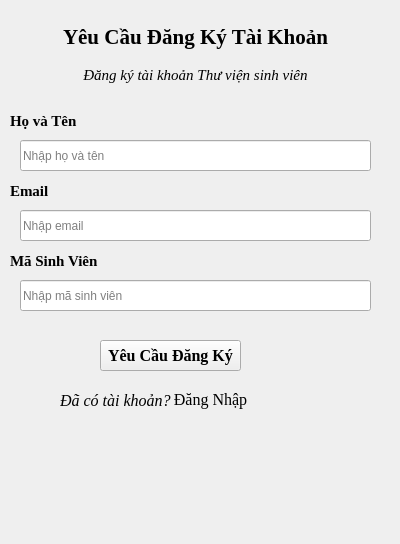
<?xml version="1.0" encoding="UTF-8"?>
<ui version="4.0">
 <class>Form</class>
 <widget class="QWidget" name="Form">
  <property name="geometry">
   <rect>
    <x>0</x>
    <y>0</y>
    <width>400</width>
    <height>544</height>
   </rect>
  </property>
  <property name="windowTitle">
   <string>Form</string>
  </property>
  <widget class="QWidget" name="verticalLayoutWidget">
   <property name="geometry">
    <rect>
     <x>10</x>
     <y>20</y>
     <width>371</width>
     <height>71</height>
    </rect>
   </property>
   <layout class="QVBoxLayout" name="verticalLayout">
    <item>
     <widget class="QLabel" name="label">
      <property name="font">
       <font>
        <family>Times New Roman</family>
        <pointsize>16</pointsize>
        <weight>75</weight>
        <bold>true</bold>
       </font>
      </property>
      <property name="text">
       <string>Yêu Cầu Đăng Ký Tài Khoản</string>
      </property>
      <property name="alignment">
       <set>Qt::AlignCenter</set>
      </property>
     </widget>
    </item>
    <item>
     <widget class="QLabel" name="label_2">
      <property name="font">
       <font>
        <family>Times New Roman</family>
        <pointsize>11</pointsize>
        <italic>true</italic>
       </font>
      </property>
      <property name="text">
       <string>Đăng ký tài khoản Thư viện sinh viên</string>
      </property>
      <property name="alignment">
       <set>Qt::AlignCenter</set>
      </property>
     </widget>
    </item>
   </layout>
  </widget>
  <widget class="QLabel" name="label_3">
   <property name="geometry">
    <rect>
     <x>10</x>
     <y>100</y>
     <width>81</width>
     <height>41</height>
    </rect>
   </property>
   <property name="font">
    <font>
     <family>Times New Roman</family>
     <pointsize>11</pointsize>
     <weight>75</weight>
     <bold>true</bold>
    </font>
   </property>
   <property name="text">
    <string>Họ và Tên</string>
   </property>
  </widget>
  <widget class="QLineEdit" name="txtName">
   <property name="geometry">
    <rect>
     <x>20</x>
     <y>140</y>
     <width>351</width>
     <height>31</height>
    </rect>
   </property>
   <property name="placeholderText">
    <string>Nhập họ và tên</string>
   </property>
   <property name="clearButtonEnabled">
    <bool>true</bool>
   </property>
  </widget>
  <widget class="QLabel" name="label_4">
   <property name="geometry">
    <rect>
     <x>10</x>
     <y>170</y>
     <width>51</width>
     <height>41</height>
    </rect>
   </property>
   <property name="font">
    <font>
     <family>Times New Roman</family>
     <pointsize>11</pointsize>
     <weight>75</weight>
     <bold>true</bold>
    </font>
   </property>
   <property name="text">
    <string>Email</string>
   </property>
  </widget>
  <widget class="QLineEdit" name="txtEmail">
   <property name="geometry">
    <rect>
     <x>20</x>
     <y>210</y>
     <width>351</width>
     <height>31</height>
    </rect>
   </property>
   <property name="placeholderText">
    <string>Nhập email</string>
   </property>
   <property name="clearButtonEnabled">
    <bool>true</bool>
   </property>
  </widget>
  <widget class="QLabel" name="label_5">
   <property name="geometry">
    <rect>
     <x>10</x>
     <y>240</y>
     <width>91</width>
     <height>41</height>
    </rect>
   </property>
   <property name="font">
    <font>
     <family>Times New Roman</family>
     <pointsize>11</pointsize>
     <weight>75</weight>
     <bold>true</bold>
    </font>
   </property>
   <property name="text">
    <string>Mã Sinh Viên</string>
   </property>
  </widget>
  <widget class="QLineEdit" name="txtMSSV">
   <property name="geometry">
    <rect>
     <x>20</x>
     <y>280</y>
     <width>351</width>
     <height>31</height>
    </rect>
   </property>
   <property name="placeholderText">
    <string>Nhập mã sinh viên</string>
   </property>
   <property name="clearButtonEnabled">
    <bool>true</bool>
   </property>
  </widget>
  <widget class="QPushButton" name="btnSubmit">
   <property name="geometry">
    <rect>
     <x>100</x>
     <y>340</y>
     <width>141</width>
     <height>31</height>
    </rect>
   </property>
   <property name="font">
    <font>
     <family>Times New Roman</family>
     <pointsize>12</pointsize>
     <weight>75</weight>
     <bold>true</bold>
    </font>
   </property>
   <property name="text">
    <string>Yêu Cầu Đăng Ký</string>
   </property>
  </widget>
  <widget class="QLabel" name="label_8">
   <property name="geometry">
    <rect>
     <x>60</x>
     <y>390</y>
     <width>121</width>
     <height>21</height>
    </rect>
   </property>
   <property name="font">
    <font>
     <family>Times New Roman</family>
     <pointsize>12</pointsize>
     <italic>true</italic>
    </font>
   </property>
   <property name="text">
    <string>Đã có tài khoản?</string>
   </property>
  </widget>
  <widget class="QLabel" name="label_9">
   <property name="geometry">
    <rect>
     <x>160</x>
     <y>390</y>
     <width>101</width>
     <height>20</height>
    </rect>
   </property>
   <property name="font">
    <font>
     <family>Times New Roman</family>
     <pointsize>12</pointsize>
    </font>
   </property>
   <property name="focusPolicy">
    <enum>Qt::ClickFocus</enum>
   </property>
   <property name="text">
    <string>Đăng Nhập</string>
   </property>
   <property name="alignment">
    <set>Qt::AlignCenter</set>
   </property>
  </widget>
 </widget>
 <resources/>
 <connections/>
</ui>
